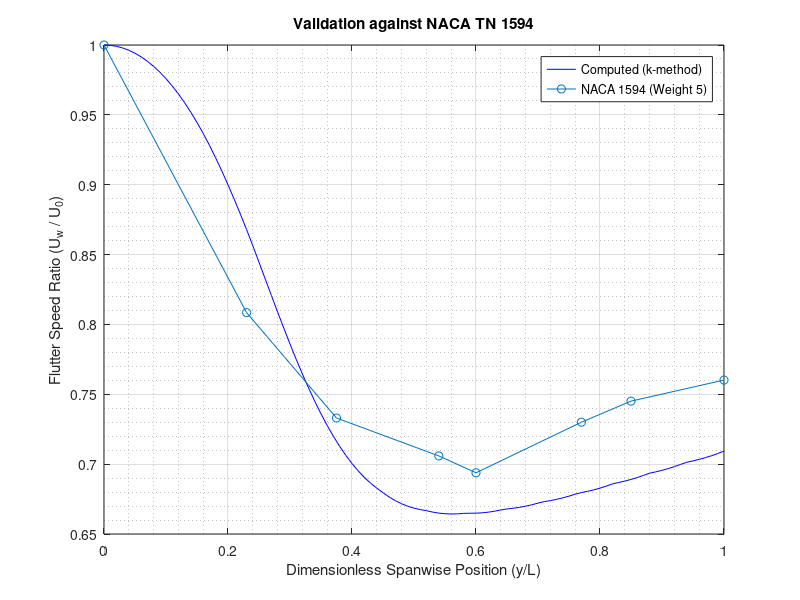
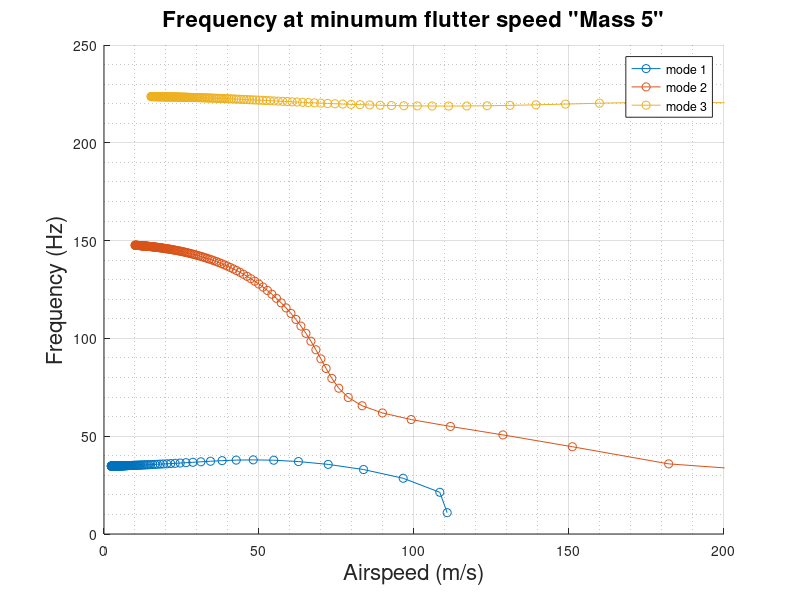
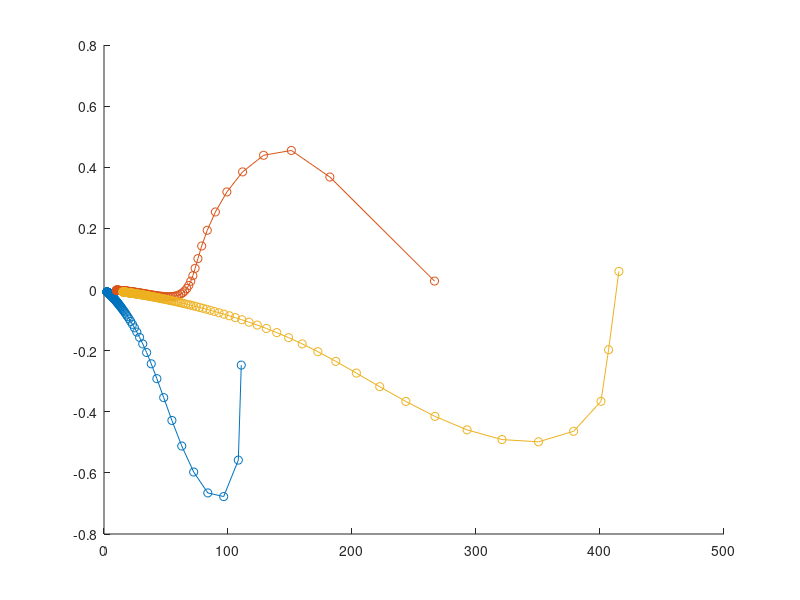

Source code (MATLAB) for these figures, in order: (Note: this script raises an error after producing the figures.)
clear 
clc
% close all

% wing parameters
mw = 3.48*0.4535924 ;       % wing mass (kg)
AR = 6 ;                    % Aspect Ratio
c = 8*0.0254 ;              % root chord (m)
b = c/2 ;                   % root semi-chord (m)
L = c*AR ;                  % wing semi-span (m)
EA = 0.437*c ;              % non dimensional elastic axis position chords
IA = 0.454*c ;              % non dimensional inertial axis position chords
x_b = IA - EA ; 

lb_in_to_Nm2 = 4.44822*(0.0254^2) ;     % 1 lb = 4.44822 N, 1 in = 0.0254 m
EI = 140700*lb_in_to_Nm2 ;              % bending stiffness (N·m^2)
GJ = 69200*lb_in_to_Nm2 ;               % torsional stiffness (N·m^2/rad)

mbar = mw/L ;               % mass per unit span of wing kg/m
I_total = 4.349e-3;         % Total wing pitch inertia
Iwing = I_total / L;        % Moment of inertia per unit span
rho = mbar/(pi*b*b*32.6);   % air density (kg/m^3)
e = (EA/c)-(1/4);           % elastic axis local relative quarter chord
a = (e*c)/b-0.5;            % elastic axis position

% parameters for wing store 5 
ms = 0.636*mw ;             % store mass, kg
xs = -0.687 ;               % position of store ahead of Elastic Axis, m
Is = 2.68*Iwing*L ;         % pitch inertia of store about centre , kg m^2
xf = xs*b ;

% store position at 100 points along span
for int_pos = 1:1:101
    Ls = (int_pos-1).*(L/100) ;
    y_L = 0:0.01:1 ;
    N = 3 ;
    M = 2 ;
    % calculate Delta, Deltas, B, C, D and T matrices setup functions for bending, 3 bending and 2 torsion modes 
   for i=1:N
        psi_i = (y_L).^(i+1) ;                                      % ith bending function for wing
        psi_i_store = (Ls/L).^(i+1) ;                               % ith bending funtion for store
        psi_i_double = ((i*(i+1))/L.^2).*((y_L).^(i-1)) ;           % ith bending function second derivative (psi'')
        for j = 1:N
           psi_j = (y_L).^(j+1) ;                                   % jth bedning function of wing
           psi_j_store = (Ls/L).^(j+1) ;                            % jth bending mode of store
           psi_j_double = ((j*(j+1))/L.^2).*((y_L).^(j-1)) ;        % jth wing bending function second derivative (psi'') 
           % Del, Dels and B matrices
           Del(i,j) = (L-0)*trapz(y_L,psi_i.*psi_j) ;               % Delta for wing
           Dels(i,j) = psi_i_store.*psi_j_store ;                   % Delta for store
           B(i,j) = (L-0)*trapz(y_L,psi_i_double.*psi_j_double) ;   % B matrix
        end
    end
    % setup i and j torsion for wing and store, 2 torsion modes
    for i=1:M
        phi_i = (y_L).^i ;                                          % ith torsional function for wing
        phi_i_store = (Ls/L).^i ;                                   % ith torsional function for store
        phi_i_single = ((i)/(L)).*((y_L).^(i-1)) ;                   % ith torsional function first derivative (phi')
        for j = 1:M
            phi_j = (y_L).^j ;                                      % jth torsional function for wing 
            phi_j_store = (Ls/L).^j ;                               % jth torsional function for store
            phi_j_single = ((j)/(L)).*((y_L).^(j-1)) ;               % jth torsional function first derivative (phi')
            % D, D_store and T matrices
            D(i,j) = (L-0)*trapz(y_L, phi_i.*phi_j) ;                % D matrix for wing
            D_s(i,j) = phi_i_store.*phi_j_store ;                    % D matrix for store
            T(i,j) = (L-0)*trapz(y_L, phi_i_single.*phi_j_single) ;       % T matrix
        end
    end
    % Define functions for i bending and j torsion to determine C matrix
    for i=1:N
        psi_i = (y_L).^(i+1) ;                                      % ith bending function for wing
        psi_i_store = (Ls/L).^(i+1) ;                               % ith bending funtion for store
        psi_i_double = ((i*(i+1))/L.^2).*((y_L).^(i-1)) ;           % ith bending function second derivative (psi'')
        for j = 1:M
            phi_j = (y_L).^j ;                                      % jth torsional function for wing
            phi_j_store = (Ls/L).^j ;                               % jth torsional function for store 
            phi_j_single = ((j)/(L)).*((y_L).^(j-1)) ;              % jth torsional function first derivative (phi')
            % C and C_store matrices
            C(i,j) = (L-0)*trapz(y_L, psi_i.*phi_j) ;
            C_s(i,j) = psi_i_store.*phi_j_store ;
        end
    end

% Expressions for wing and store mass matrix
Mwing = [   mbar*Del,   -mbar*x_b*C   ;
         -mbar*x_b*(C'),  Iwing*D   ] ;

Mstore = [    ms*Dels,     ms*xs*b*C_s   ; 
           ms*xs*b*(C_s'),   Is*D_s   ]   ;

%Determince expression for the stiffness matrix, unaffected by the addition of a store
K = [    EI*B,      zeros(N,M)  ;
     (zeros(N,M))',    GJ*T   ] ;

% Total mass matrix achieved by combining the mass matrices of store and wing
    Mt = Mwing + Mstore ;
   
for ii = 1:150
    k = ii*0.01;
    % Calculate Theodorsen function
    C_theo = besselk(1,(1j*k))./(besselk(0,(1j*k)) + besselk(1,1j*k)) ;
    % Calculate the A_mat, B_Mat, C_mat matrices
    A_mat = 2*pi*b*(k^2)*[    Del           a*b*C             ;
                            a*b*(C') (b^2)*((a^2) + 1/8)*D  ] ;
    B_mat = -2*pi*k*1j*[       2*C_theo*Del             -b*(1+2*(0.5-a)*C_theo)*C       ; 
                         2*b*(0.5+a)*C_theo*(C') (b^2)*(0.5-a)*(1-2*(0.5+a)*C_theo)*D ] ;
    C_mat = -2*pi*b*[ zeros(N,N)      -2*C_theo*C        ; 
                      zeros(N,M)' -b*(1+(2*a))*C_theo*D ] ;
    A_hat = A_mat + B_mat + C_mat ;
    mu = eig(K\[Mt + (0.5*rho*((b^2)/(k^2))*A_hat)]) ;
    % Calculate omega from real part of mu
    omega(:, ii) = sqrt(1./real(mu)) ;
    % Calculate damping from imaginary part of mu
    g(:, ii) = ((omega(:, ii).^2).*imag(mu))/1j ;
    % calculate corresponding speed
    U(:,ii) = (omega(:, ii).*b)/k ;                             % flutter occurs at zero damping
end

% % check for solutions crossing the imaginary axis 
int = find(-0.5*imag(g(2,:))>0) ; 
int = int(end) ;
int = polyfit([U(2,int) U(2,(int+1))], [(-0.5*imag(g(2,int))) (-0.5*imag(g(2,(int+1))))], 1) ;
Uf(int_pos) = abs(int(2))/abs(int(1)) ;

end

% experimental dat afor mass "5"
Span_5 = [0 0.23 0.375 0.54 0.6 0.77 0.85 1] ;
Uf_5 = [101.0412 81.6864 74.0664 71.3232 70.104 73.7616 75.2856 76.80961] ;

% data for mass "7e"
Span_7e = [0 0.23 0.44 0.55 0.7 0.83 1] ;
Uf_7e = [1 0.92 0.87 0.86 0.88 0.94 1.02] ;

% --- Plotting ---
figure
plot(y_L, Uf/Uf(1), 'b-', 'DisplayName', 'Computed (k-method)')
hold on
plot(Span_5, Uf_5/Uf_5(1), '-o', 'DisplayName', 'NACA 1594 (Weight 5)')
xlabel('Dimensionless Spanwise Position (y/L)')
ylabel('Flutter Speed Ratio (U_w / U_0)')
title('Validation against NACA TN 1594')
legend show 
grid on
grid minor

%% Repeat procedure for minimum flutter speed

% Determine the store position for minimum flutter speed
int_pos=find(Uf==min(Uf));
for ii=1:150
    k=ii*0.01;
    Ls=(int_pos-1).*(L/100);
    % Calculate Theodorsen function
    C_theo = besselk(1, (1j*k))./(besselk(0, (1j*k)) + besselk(1, 1j*k)) ;
    % Calculate Deta, Delta, B,C,D and T matrices
    
    % set up functions for bending 
    y_L = 0:0.01:1 ;
    N = 3 ;
    M = 2 ;
    % calculate Delta, Deltas, B, C, D and T matrices setup functions for bending, 3 bending and 2 torsion modes 
    for i=1:N
        psi_i = (y_L).^(i+1) ;                                      % ith bending function for wing
        psi_i_store = (Ls/L).^(i+1) ;                               % ith bending funtion for store
        psi_i_double = ((i*(i+1))/L.^2).*((y_L).^(i-1)) ;           % ith bending function second derivative (psi'')
        for j = 1:N
           psi_j = (y_L).^(j+1) ;                                   % jth bedning function of wing
           psi_j_store = (Ls/L).^(j+1) ;                            % jth bending mode of store
           psi_j_double = ((j*(j+1))/L.^2).*((y_L).^(j-1)) ;        % jth wing bending function second derivative (psi'') 
           % Del, Dels and B matrices
           Del(i,j) = (L-0)*trapz(y_L,psi_i.*psi_j) ;                   % Delta for wing
           Dels(i,j) = psi_i_store.*psi_j_store ;                       % Delta for store
           B(i,j) = (L-0)*trapz(y_L,psi_i_double.*psi_j_double) ;   
        end
    end
    % setup i and j torsion for wing and store, 2 torsion modes
    for i=1:M
        phi_i = (y_L).^i ;                                          % ith torsional function for wing
        phi_i_store = (Ls/L).^i ;                                   % ith torsional function for store
        phi_i_single = ((i)/(L)).*((y_L).^(i-1)) ;                  % ith torsional function first derivative (phi')
        for j = 1:M
            phi_j = (y_L).^j ;                                      % jth torsional function for wing 
            phi_j_store = (Ls/L).^j ;                               % jth torsional function for store
            phi_j_single = ((j)/(L)).*((y_L).^(j-1)) ;              % jth torsional function first derivative (phi')
            % D, D_store and T matrices
            D(i,j) = (L-0)*trapz(y_L, phi_i.*phi_j) ;                   % D matrix for wing
            D_s(i,j) = phi_i_store.*phi_j_store ;                       % D matrix for store
            T(i,j) = (L-0)*trapz(y_L, phi_i_single.*phi_j_single) ;     % T matrix
        end
    end
    % Define functions for i bending and j torsion to determine C matrix
    for i=1:N
        psi_i = (y_L).^(i+1) ;                                      % ith bending function for wing
        psi_i_store = (Ls/L).^(i+1) ;                               % ith bending funtion for store
        psi_i_double = ((i*(i+1))/L.^2).*((y_L).^(i-1)) ;           % ith bending function second derivative (psi'')
        for j = 1:M
            phi_j = (y_L).^j ;                                      % jth torsional function for wing
            phi_j_store = (Ls/L).^j ;                               % jth torsional function for store 
            phi_j_single = ((j)/(L)).*((y_L).^(j-1)) ;              % jth torsional function first derivative (phi')
            % C and C_store matrices
            C(i,j) = (L-0)*trapz(y_L, psi_i.*phi_j) ;
            C_s(i,j) = psi_i_store.*phi_j_store ;
        end
    end

% Expressions for wing and store mass matrix
Mwing = [   mbar*Del,   -mbar*x_b*C   ;
         -mbar*x_b*(C'),  Iwing*D   ] ;

Mstore = [    ms*Dels,     ms*xs*b*C_s   ; 
           ms*xs*b*(C_s'),   Is*D_s   ]   ;

% Determine expression for the stiffness matrix, unaffected by the addition of a store
K = [    EI*B,      zeros(N,M)  ;
     (zeros(N,M))',    GJ*T   ] ;

% Total mass matrix achieved by combining the mass matrices of store and wing
    Mt = Mwing + Mstore ;          

    % Calculate the A_mat, B_Mat, C_mat matrices
    A_mat = 2*pi*b*(k^2)*[    Del           a*b*C             ;
                            a*b*(C') (b^2)*((a^2) + 1/8)*D  ] ;
    B_mat = -2*pi*k*1j*[       2*C_theo*Del             -b*(1+2*(0.5-a)*C_theo)*C       ; 
                         2*b*(0.5+a)*C_theo*(C') (b^2)*(0.5-a)*(1-2*(0.5+a)*C_theo)*D ] ;
    C_mat = -2*pi*b*[ zeros(N,N)      -2*C_theo*C        ; 
                      zeros(N,M)' -b*(1+(2*a))*C_theo*D ] ;
    A_hat = A_mat + B_mat + C_mat ;
    mu = eig(K\[Mt + (0.5*rho*((b^2)/(k^2))*A_hat)]) ;
    % Calculate omega from real part of mu
    omega(:, ii) = sqrt(1./real(mu)) ;
    % Calculate damping from imaginary part of mu
    g(:, ii) = ((omega(:, ii).^2).*imag(mu))/1j ;
    % calculate corresponding speed
    U(:,ii) = (omega(:, ii).*b)/k ;                             % flutter occurs at zero damping
end

% plots 

figure
hold on 
plot(U(1,:), omega(1,:), '-o')
plot(U(2,:), omega(2,:), '-o')
plot(U(3,:), omega(3,:), '-o')
xlabel('Airspeed (m/s)', 'FontSize', 16)
ylabel('Frequency (Hz)', 'FontSize', 16)
title('Frequency at minumum flutter speed "Mass 5"', 'FontSize', 16, 'FontWeight', 'bold')
legend('mode 1', 'mode 2', 'mode 3')
xlim([0 200])
grid on
grid minor

figure
hold on 
plot(U(1,:), -0.5*imag(g(1,:)), '-o')
plot(U(2,:), -0.5*imag(g(2,:)), '-o')
plot(U(3,:), -0.5*imag(g(3,:)), '-o')
yline(0, '--')
xlabel('Airspeed (m/s)', 'FontSize', 16)
ylabel('-0.5*Damping', 'FontSize', 16)
title('Damping at minumum flutter speed "Mass 5"', 'FontSize', 16, 'FontWeight', 'bold')
legend('mode 1', 'mode 2', 'mode 3')
xlim([0 200])
ylim([-0.1 0.1])
grid on
grid minor
